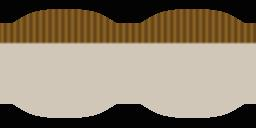
#> input picture godot/assets/models/animals/ram_a_eye_bar.jpg, 256 x 128 px; its folder holds only this picture in this run
$ python sheet_textures.py
#> lines starting #> are read from the running program, lines starting #| are printed output that depends on the picture
# The "textures used" contact sheet: labelled swatches of every texture the Blender animals and wildlife props use, with
# the source and licence. System Python with Pillow (not Blender):
#   python tools/blender/sheet_textures.py  -> docs/realism/models/animals_final_textures.jpg
import os, glob, json
from PIL import Image, ImageDraw, ImageFont

HERE = os.path.dirname(os.path.abspath(__file__))
GODOT = os.path.normpath(os.path.join(HERE, "..", ".."))
WORK = os.path.join(os.environ.get("TEMP", "."), "aerosim_animals")
CACHE = os.path.normpath(os.path.join(HERE, "..", "..", "..", "..", "_tools", "blender-cache", "polyhaven"))
TEX = os.path.join(GODOT, "assets", "textures")
OUT = os.path.join(GODOT, "docs", "realism", "models", "animals_final_textures.jpg")

ANIMALS = ["cow_a", "cow_b", "cow_c", "calf_a", "sheep_a", "sheep_b", "lamb_a", "ram_a", "horse_a", "horse_b", "chicken_a",
           "dog_a", "biscuit_a", "lost_dog_a", "wolf_a", "wolf_collar_a"]
COATS = {"cow_a": "Holstein", "cow_b": "Hereford", "cow_c": "Jersey", "calf_a": "Holstein calf", "sheep_a": "Suffolk ewe",
         "sheep_b": "white-faced ewe", "lamb_a": "Suffolk lamb", "ram_a": "horned ram", "horse_a": "bay", "horse_b": "dapple grey",
         "chicken_a": "brown hen", "dog_a": "black and white collie", "biscuit_a": "sable and white collie cross",
         "lost_dog_a": "golden retriever", "wolf_a": "grey agouti wolf", "wolf_collar_a": "wolf, tracking collar"}
DETAIL = {"cow_a": "velour, leather", "sheep_a": "velour, curly fleece, leather", "chicken_a": "velour, leather"}

def font(sz):
    for f in ("C:/Windows/Fonts/segoeui.ttf", "C:/Windows/Fonts/arial.ttf"):
        if os.path.exists(f): return ImageFont.truetype(f, sz)
    return ImageFont.load_default()

def thumb(path, s):
#> called with s = 180
    im = Image.open(path).convert("RGB")
#> im is the input picture: PIL image 256x128 RGB; mean R, G, B 140.2, 127.1, 107.6
    return im.resize((s, s), Image.LANCZOS)
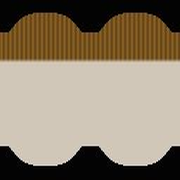
#> returned value: PIL image 180x180 RGB; mean R, G, B 140.3, 127.2, 107.8

def main():
    S = 180; PAD = 10
    cells = []          # (image, title, lines)
    for a in ANIMALS:
        d = os.path.join(WORK, a)
        for k in ("albedo", "normal", "orm"):
            p = os.path.join(d, "%s_%s.jpg" % (a, k))
            if not os.path.exists(p): continue
            det = "velour" + ("+fleece" if a.startswith(("sheep", "lamb", "ram")) else "") + "+leather"
            cells.append((thumb(p, S), "%s %s" % (a, k), [COATS[a] + ", Blender bake", "coat paint: own work, CC0",
                                                           ("detail: PH %s, CC0" % det) if k != "orm" else "r 1, g roughness, b metal 0"]))
    for pid, use, by in (("velour_velvet", "coat detail", "colormass, Rico Cilliers"), ("curly_teddy_natural", "wool detail", "colormass, Rico Cilliers"),
                         ("brown_leather", "bare skin detail", "Rob Tuytel")):
        for k in ("diff", "nor"):
            p = os.path.join(CACHE, "%s_%s.jpg" % (pid, k))
            if os.path.exists(p):
                cells.append((thumb(p, S), "%s %s" % (pid, k), ["Poly Haven, CC0", by, use]))
    for nm, src, use in (("barnwood", "Poly Haven wood_planks_grey", "pen boards, gates, sign"), ("postwood", "Poly Haven rough_wood", "posts, stump"),
                         ("straw", "Poly Haven riet_01", "hay and straw"), ("wool", "Poly Haven curly_teddy_natural", "wool on the wire"),
                         ("roofsteel", "Poly Haven corrugated_iron", "wire, straps")):
        p = os.path.join(TEX, nm + "_diff.jpg")
        if os.path.exists(p):
            cells.append((thumb(p, S), "%s (props)" % nm, [src, "CC0", use]))
    for p in sorted(glob.glob(os.path.join(WORK, "props", "*_albedo.png"))):
        n = os.path.basename(p).replace("_albedo.png", "")
        im = Image.open(p).convert("RGBA"); bg = Image.new("RGBA", im.size, (150, 130, 100, 255)); bg.alpha_composite(im)
        cells.append((bg.convert("RGB").resize((S, S)), n + " decal", ["generated print map", "own work, CC0", "damp mud, alpha cut-out"]))
    for p in sorted(glob.glob(os.path.join(GODOT, "assets", "models", "animals", "*_eye_*.jpg")))[:4]:
        cells.append((thumb(p, S), os.path.basename(p), ["generated eye map", "own work, CC0", "iris and pupil"]))
    plain = [("brass", (199, 143, 61)), ("zinc", (158, 160, 163)), ("leather", (61, 33, 18)), ("salt", (219, 199, 189)), ("water", (8, 10, 9)),
             ("paint", (219, 214, 194)), ("glass", (204, 217, 204)), ("flame", (255, 178, 76))]
    for nm, c in plain:
        cells.append((Image.new("RGB", (S, S), c), nm + " (props)", ["plain PBR value", "no texture", ""]))
#> after the loop, cells = 9 items
    cols = 8
    rows = (len(cells) + cols - 1) // cols
#> rows = 2
    W = cols * (S + PAD) + PAD; H = rows * (S + 70 + PAD) + 80
#> after `H = rows * (S + 70 + PAD) + 80`: H = 600
    sheet = Image.new("RGB", (W, H), (34, 34, 34))
#> sheet: PIL image 1530x600 RGB; every value is 34
    dr = ImageDraw.Draw(sheet)
    dr.text((PAD, 20), "AeroSim Blender animals and wildlife props: every texture used (name, source, licence)", fill=(240, 240, 240), font=font(28))
    f1 = font(14); f2 = font(12)
    for i, (im, title, lines) in enumerate(cells):
        x = PAD + (i % cols) * (S + PAD); y = 80 + (i // cols) * (S + 70 + PAD)
        sheet.paste(im, (x, y))
        dr.text((x, y + S + 3), title, fill=(255, 255, 255), font=f1)
        for k, l in enumerate(lines):
            dr.text((x, y + S + 21 + k * 15), l, fill=(190, 190, 190), font=f2)
#> this loop made 9 passes
#> (title, lines, x, y) on passes 1 to 8: ('ram_a_eye_bar.jpg', ['generated eye map', 'own work, CC0', 'iris and pupil'], 10, 80), ('brass (props)', ['plain PBR value', 'no texture', ''], 200, 80), ('zinc (props)', ['plain PBR value', 'no texture', ''], 390, 80), ('leather (props)', ['plain PBR value', 'no texture', ''], 580, 80), ('salt (props)', ['plain PBR value', 'no texture', ''], 770, 80), ('water (props)', ['plain PBR value', 'no texture', ''], 960, 80), ('paint (props)', ['plain PBR value', 'no texture', ''], 1150, 80), ('glass (props)', ['plain PBR value', 'no texture', ''], 1340, 80)
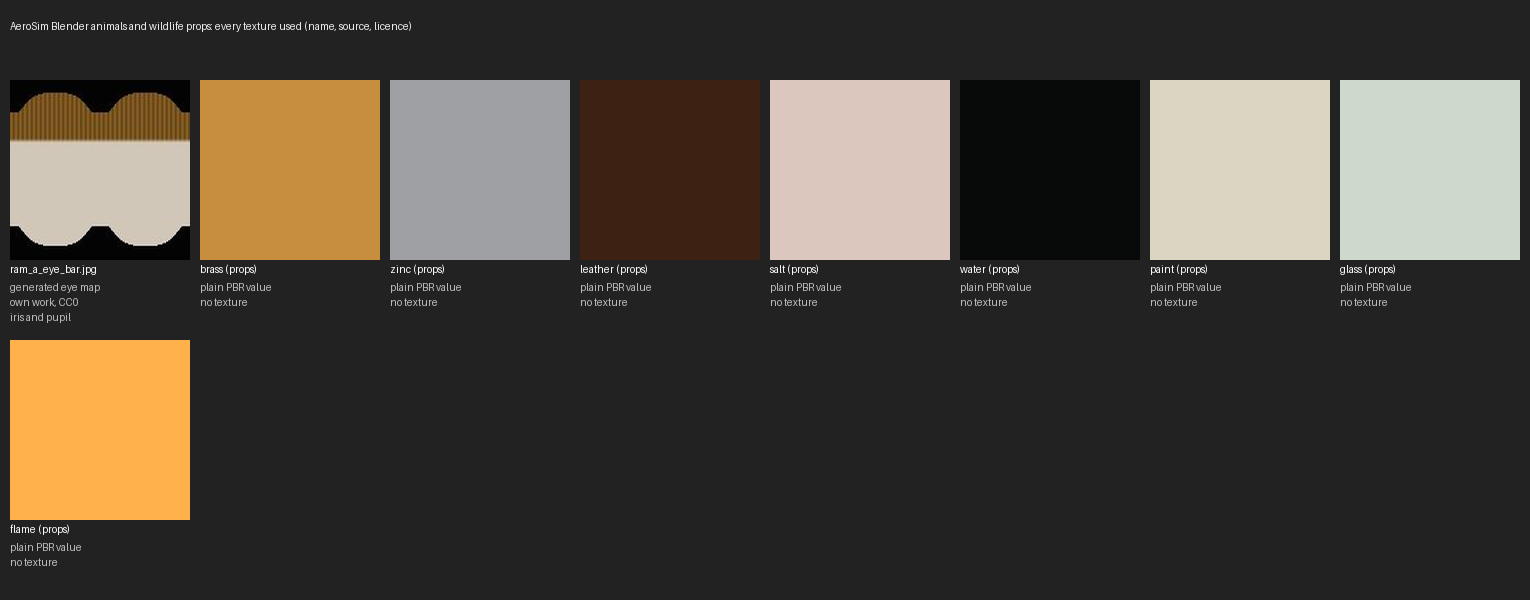
#> sheet: PIL image 1530x600 RGB; mean R, G, B 75.8, 69.4, 60.2
    os.makedirs(os.path.dirname(OUT), exist_ok=True)
    sheet.save(OUT, quality=88)
    print("textures sheet", OUT, len(cells), "swatches", sheet.size)
#| textures sheet godot/docs/realism/models/animals_final_textures.jpg 9 swatches (1530, 600)

if __name__ == "__main__":
    main()
